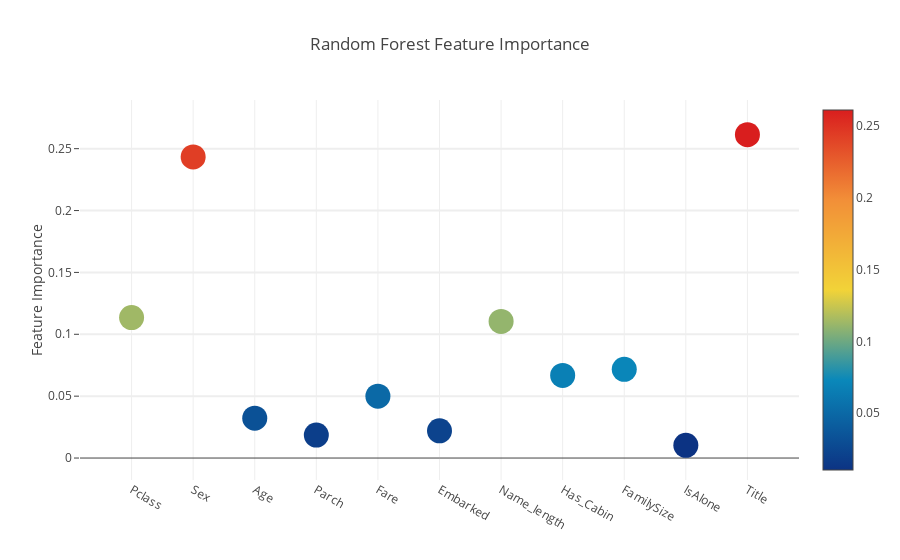

Notebook cell for this chart:
### Code cell
trace = go.Scatter(x=feature_df["features"].values, 
                   y=feature_df["RF"].values, 
                   mode="markers", 
                   marker={"sizemode": "diameter", 
                           "sizeref": 1, 
                           "size": 25, 
                           "color": feature_df["RF"].values, 
                           "colorscale": "Portland", 
                           "showscale": True
                          }, 
                   text=feature_df["features"].values)
data = [trace]
layout = go.Layout(autosize=True, 
                   title="Random Forest Feature Importance", 
                   hovermode="closest", 
                   yaxis={"title": "Feature Importance", "ticklen": 5, "gridwidth": 2}, 
                   showlegend=False)
fig = go.Figure(data=data, layout=layout)
py.iplot(fig)

### Figure 1 — Plotly figure (JSON) as saved in the notebook; plotly's stock layout.template omitted (floating-point values rounded to 4 significant figures)
{"data": [{"marker": {"color": [0.1135, 0.2433, 0.03219, 0.01853, 0.04998, 0.02202, 0.1104, 0.06677, 0.0717, 0.01023, 0.2614], "colorscale": "Portland", "showscale": true, "size": 25, "sizemode": "diameter", "sizeref": 1}, "mode": "markers", "text": ["Pclass", "Sex", "Age", "Parch", "Fare", "Embarked", "Name_length", "Has_Cabin", "FamilySize", "IsAlone", "Title"], "type": "scatter", "uid": "aa797cb2-0062-4cc2-943d-692bc0c749ba", "x": ["Pclass", "Sex", "Age", "Parch", "Fare", "Embarked", "Name_length", "Has_Cabin", "FamilySize", "IsAlone", "Title"], "y": [0.1135, 0.2433, 0.03219, 0.01853, 0.04998, 0.02202, 0.1104, 0.06677, 0.0717, 0.01023, 0.2614]}], "layout": {"autosize": true, "hovermode": "closest", "showlegend": false, "title": {"text": "Random Forest Feature Importance"}, "yaxis": {"gridwidth": 2, "ticklen": 5, "title": {"text": "Feature Importance"}}}}
